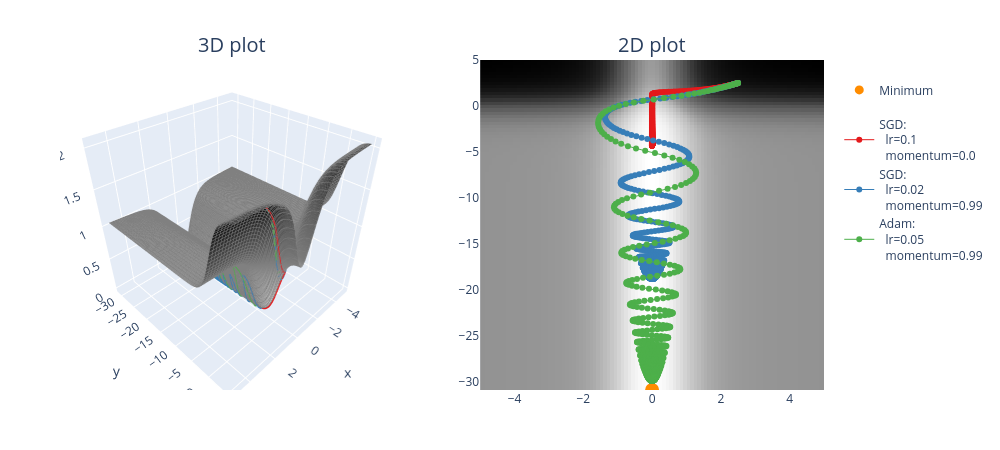

The notebook cell this image was saved under:
### Code cell
def opt_fn_with_sgd(
    fn: Callable, xy: Float[Tensor, "2"], lr=0.001, momentum=0.98, n_iters: int = 1000
) -> Float[Tensor, "n_iters 2"]:
    """
    Optimize the a given function starting from the specified point.

    xy: shape (2,). The (x, y) starting point.
    n_iters: number of steps.
    lr, momentum: parameters passed to the torch.optim.SGD optimizer.

    Return: (n_iters+1, 2). The (x, y) values, from initial values pre-optimization to values after step `n_iters`.
    """    

    assert xy.requires_grad

    optim = t.optim.SGD([xy], lr=lr, momentum=momentum)

    xys = [xy.clone().detach()]

    for x in range(n_iters):
        optim.zero_grad()
        loss = fn(xy[0], xy[1])
        loss.backward()
        optim.step()
        xys.append(xy.clone().detach())

    return t.stack(xys)


points = []

optimizer_list = [
    (optim.SGD, {"lr": 0.1, "momentum": 0.0}),
    (optim.SGD, {"lr": 0.02, "momentum": 0.99}),
    (optim.Adam, {"lr": 0.05, "momentum": 0.99}),
]

for optimizer_class, params in optimizer_list:
    xy = t.tensor([2.5, 2.5], requires_grad=True)
    xys = opt_fn_with_sgd(pathological_curve_loss, xy=xy, lr=params["lr"], momentum=params["momentum"])
    points.append((xys, optimizer_class, params))
    print(f"{params=}, last point={xys[-1]}")

plot_fn_with_points(pathological_curve_loss, points=points, min_points=[(0, "y_min")])

### Figure 1 — Plotly figure (JSON) as saved in the notebook; plotly's stock layout.template omitted (floating-point values rounded to 4 significant figures; data arrays with more than 128 entries replaced by an {"elided": "..."} marker saying what was removed)
{"data": [{"colorscale": [[0, "rgb(255,255,255)"], [0.125, "rgb(240,240,240)"], [0.25, "rgb(217,217,217)"], [0.375, "rgb(189,189,189)"], [0.5, "rgb(150,150,150)"], [0.625, "rgb(115,115,115)"], [0.75, "rgb(82,82,82)"], [0.875, "rgb(37,37,37)"], [1, "rgb(0,0,0)"]], "contours": {"x": {"color": "grey", "end": 5, "show": true, "size": 0.2, "start": -5}, "y": {"color": "grey", "end": 5, "show": true, "size": 0.2, "start": -30.86}}, "hovertemplate": "<b>x</b> = %{x:.2f}<br><b>y</b> = %{y:.2f}<br><b>z</b> = %{z:.2f}</b>", "scene": "scene", "showscale": false, "type": "surface", "x": [-5.0, -4.899, -4.798, -4.697, -4.596, -4.495, -4.394, -4.293, -4.192, -4.091, -3.99, -3.889, -3.788, -3.687, -3.586, -3.485, -3.384, -3.283, -3.182, -3.081, -2.98, -2.879, -2.778, -2.677, -2.576, -2.475, -2.374, -2.273, -2.172, -2.071, -1.97, -1.869, -1.768, -1.667, -1.566, -1.465, -1.364, -1.263, -1.162, -1.061, -0.9596, -0.8586, -0.7576, -0.6566, -0.5556, -0.4545, -0.3535, -0.2525, -0.1515, -0.05051, 0.05051, 0.1515, 0.2525, 0.3535, 0.4545, 0.5556, 0.6566, 0.7576, 0.8586, 0.9596, 1.061, 1.162, 1.263, 1.364, 1.465, 1.566, 1.667, 1.768, 1.869, 1.97, 2.071, 2.172, 2.273, 2.374, 2.475, 2.576, 2.677, 2.778, 2.879, 2.98, 3.081, 3.182, 3.283, 3.384, 3.485, 3.586, 3.687, 3.788, 3.889, 3.99, 4.091, 4.192, 4.293, 4.394, 4.495, 4.596, 4.697, 4.798, 4.899, 5.0], "y": [-30.86, -30.5, -30.14, -29.78, -29.41, -29.05, -28.69, -28.33, -27.96, -27.6, -27.24, -26.88, -26.52, -26.15, -25.79, -25.43, -25.07, -24.7, -24.34, -23.98, -23.62, -23.26, -22.89, -22.53, -22.17, -21.81, -21.44, -21.08, -20.72, -20.36, -19.99, -19.63, -19.27, -18.91, -18.55, -18.18, -17.82, -17.46, -17.1, -16.73, -16.37, -16.01, -15.65, -15.29, -14.92, -14.56, -14.2, -13.84, -13.47, -13.11, -12.75, -12.39, -12.03, -11.66, -11.3, -10.94, -10.58, -10.21, -9.852, -9.49, -9.128, -8.765, -8.403, -8.041, -7.679, -7.316, -6.954, -6.592, -6.23, -5.867, -5.505, -5.143, -4.781, -4.418, -4.056, -3.694, -3.332, -2.969, -2.607, -2.245, -1.883, -1.52, -1.158, -0.7959, -0.4337, -0.07143, 0.2908, 0.6531, 1.015, 1.378, 1.74, 2.102, 2.464, 2.827, 3.189, 3.551, 3.913, 4.276, 4.638, 5.0], "z": {"elided": "100x100 float values"}}, {"colorscale": [[0, "rgb(255,255,255)"], [0.125, "rgb(240,240,240)"], [0.25, "rgb(217,217,217)"], [0.375, "rgb(189,189,189)"], [0.5, "rgb(150,150,150)"], [0.625, "rgb(115,115,115)"], [0.75, "rgb(82,82,82)"], [0.875, "rgb(37,37,37)"], [1, "rgb(0,0,0)"]], "customdata": {"elided": "100x100 float values"}, "hovertemplate": "<b>x</b> = %{x:.2f}<br><b>y</b> = %{y:.2f}<br><b>z</b> = %{customdata:.2f}</b>", "showscale": false, "type": "heatmap", "x": [-5.0, -4.899, -4.798, -4.697, -4.596, -4.495, -4.394, -4.293, -4.192, -4.091, -3.99, -3.889, -3.788, -3.687, -3.586, -3.485, -3.384, -3.283, -3.182, -3.081, -2.98, -2.879, -2.778, -2.677, -2.576, -2.475, -2.374, -2.273, -2.172, -2.071, -1.97, -1.869, -1.768, -1.667, -1.566, -1.465, -1.364, -1.263, -1.162, -1.061, -0.9596, -0.8586, -0.7576, -0.6566, -0.5556, -0.4545, -0.3535, -0.2525, -0.1515, -0.05051, 0.05051, 0.1515, 0.2525, 0.3535, 0.4545, 0.5556, 0.6566, 0.7576, 0.8586, 0.9596, 1.061, 1.162, 1.263, 1.364, 1.465, 1.566, 1.667, 1.768, 1.869, 1.97, 2.071, 2.172, 2.273, 2.374, 2.475, 2.576, 2.677, 2.778, 2.879, 2.98, 3.081, 3.182, 3.283, 3.384, 3.485, 3.586, 3.687, 3.788, 3.889, 3.99, 4.091, 4.192, 4.293, 4.394, 4.495, 4.596, 4.697, 4.798, 4.899, 5.0], "xaxis": "x", "y": [-30.86, -30.5, -30.14, -29.78, -29.41, -29.05, -28.69, -28.33, -27.96, -27.6, -27.24, -26.88, -26.52, -26.15, -25.79, -25.43, -25.07, -24.7, -24.34, -23.98, -23.62, -23.26, -22.89, -22.53, -22.17, -21.81, -21.44, -21.08, -20.72, -20.36, -19.99, -19.63, -19.27, -18.91, -18.55, -18.18, -17.82, -17.46, -17.1, -16.73, -16.37, -16.01, -15.65, -15.29, -14.92, -14.56, -14.2, -13.84, -13.47, -13.11, -12.75, -12.39, -12.03, -11.66, -11.3, -10.94, -10.58, -10.21, -9.852, -9.49, -9.128, -8.765, -8.403, -8.041, -7.679, -7.316, -6.954, -6.592, -6.23, -5.867, -5.505, -5.143, -4.781, -4.418, -4.056, -3.694, -3.332, -2.969, -2.607, -2.245, -1.883, -1.52, -1.158, -0.7959, -0.4337, -0.07143, 0.2908, 0.6531, 1.015, 1.378, 1.74, 2.102, 2.464, 2.827, 3.189, 3.551, 3.913, 4.276, 4.638, 5.0], "yaxis": "y", "z": {"elided": "100x100 float values"}}, {"marker": {"color": "darkorange", "size": 9}, "mode": "markers", "name": "<br>Minimum<br>", "showlegend": true, "type": "scatter3d", "x": [0], "y": [-30.86], "z": [3.951e-14]}, {"marker": {"color": "darkorange", "size": 14}, "mode": "markers", "showlegend": false, "type": "scatter", "x": [0], "y": [-30.86]}, {"line": {"color": "rgb(228,26,28)", "width": 6}, "mode": "lines", "scene": "scene", "showlegend": false, "type": "scatter3d", "x": {"elided": "1001 float values"}, "y": {"elided": "1001 float values"}, "z": {"elided": "1001 float values"}}, {"hoverinfo": "text", "line": {"color": "rgb(228,26,28)", "width": 1}, "marker": {"color": "rgb(228,26,28)", "size": 6}, "mode": "lines+markers", "name": "SGD:<br>  lr=0.1<br>  momentum=0.0", "text": {"elided": "1001 str values"}, "type": "scatter", "x": {"elided": "1001 float values"}, "xaxis": "x", "y": {"elided": "1001 float values"}, "yaxis": "y"}, {"line": {"color": "rgb(55,126,184)", "width": 6}, "mode": "lines", "scene": "scene", "showlegend": false, "type": "scatter3d", "x": {"elided": "1001 float values"}, "y": {"elided": "1001 float values"}, "z": {"elided": "1001 float values"}}, {"hoverinfo": "text", "line": {"color": "rgb(55,126,184)", "width": 1}, "marker": {"color": "rgb(55,126,184)", "size": 6}, "mode": "lines+markers", "name": "SGD:<br>  lr=0.02<br>  momentum=0.99", "text": {"elided": "1001 str values"}, "type": "scatter", "x": {"elided": "1001 float values"}, "xaxis": "x", "y": {"elided": "1001 float values"}, "yaxis": "y"}, {"line": {"color": "rgb(77,175,74)", "width": 6}, "mode": "lines", "scene": "scene", "showlegend": false, "type": "scatter3d", "x": {"elided": "1001 float values"}, "y": {"elided": "1001 float values"}, "z": {"elided": "1001 float values"}}, {"hoverinfo": "text", "line": {"color": "rgb(77,175,74)", "width": 1}, "marker": {"color": "rgb(77,175,74)", "size": 6}, "mode": "lines+markers", "name": "Adam:<br>  lr=0.05<br>  momentum=0.99", "text": {"elided": "1001 str values"}, "type": "scatter", "x": {"elided": "1001 float values"}, "xaxis": "x", "y": {"elided": "1001 float values"}, "yaxis": "y"}], "layout": {"annotations": [{"font": {"size": 20}, "showarrow": false, "text": "3D plot", "x": 0.225, "xanchor": "center", "xref": "paper", "y": 1, "yanchor": "bottom", "yref": "paper"}, {"font": {"size": 20}, "showarrow": false, "text": "2D plot", "x": 0.775, "xanchor": "center", "xref": "paper", "y": 1, "yanchor": "bottom", "yref": "paper"}], "height": 450, "margin": {"b": 60, "l": 60, "r": 60, "t": 60}, "scene": {"aspectmode": "cube", "domain": {"x": [0, 0.45], "y": [0, 1]}}, "title": {"font": {"size": 40}}, "width": 1000, "xaxis": {"anchor": "y", "domain": [0.55, 1], "range": [-5, 5]}, "yaxis": {"anchor": "x", "domain": [0, 1], "range": [-30.86, 5]}}}
